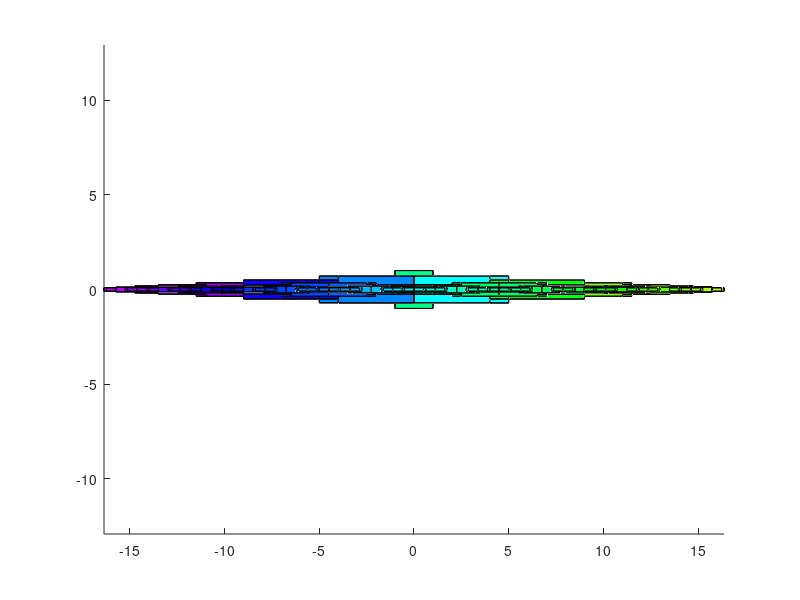

Source code (MATLAB): (Note: this script raises an error after producing the figure.)
%Pythagoras tree using recursion
function pytree3d2
x=[-1 1 1 -1];
y=[-1 -1 1 1];

vert=[1 1 1
      1 1 -1
      1 -1 1
      1 -1 -1
     -1 1 1
     -1 1 -1
     -1 -1 1
     -1 -1 -1];
 face=[1 4 3 2
       1 2 6 5
       5 8 4 1
       2 3 7 6
       3 4 8 7
       6 7 8 5];
   
level=8; %level of recursion

tree(x,4*y,face,0,level);
axis equal tight
alpha(0.9)
view(3)
return

function tree(x,y,face,theta,n)

if n>0
     [xx,yy]=trans2d(x,y,0,0,pi/4);
     tree(xx*0.707-2.5,yy*0.707+6.5,face,theta+pi/4,n-1);
     
     [xx,yy]=trans2d(x,y,0,0,-pi/4);
     tree(xx*0.707+2.5,yy*0.707+6.5,face,theta+pi/4,n-1);
     
     phi=mod(atan2(y(1),x(1))+pi,pi)/(pi);
     colors=hsv2rgb([phi 1 1]);
     len=sqrt((x(2)-x(1))^2+(y(2)-y(1))^2);
  
     vert=[x' zeros(4,1)-len/2 y';x' len*ones(4,1)-len/2 y'];
     
     patch('faces',face,'vertices',vert,'facecolor',colors,'edgecolor','k');
end

return

function [xx,yy]=trans2d(x,y,tx,ty,phi)
  [theta,rad]=cart2pol(x,y);
  xx=rad.*cos(theta+phi)+tx;
  yy=rad.*sin(theta+phi)+ty;
return

